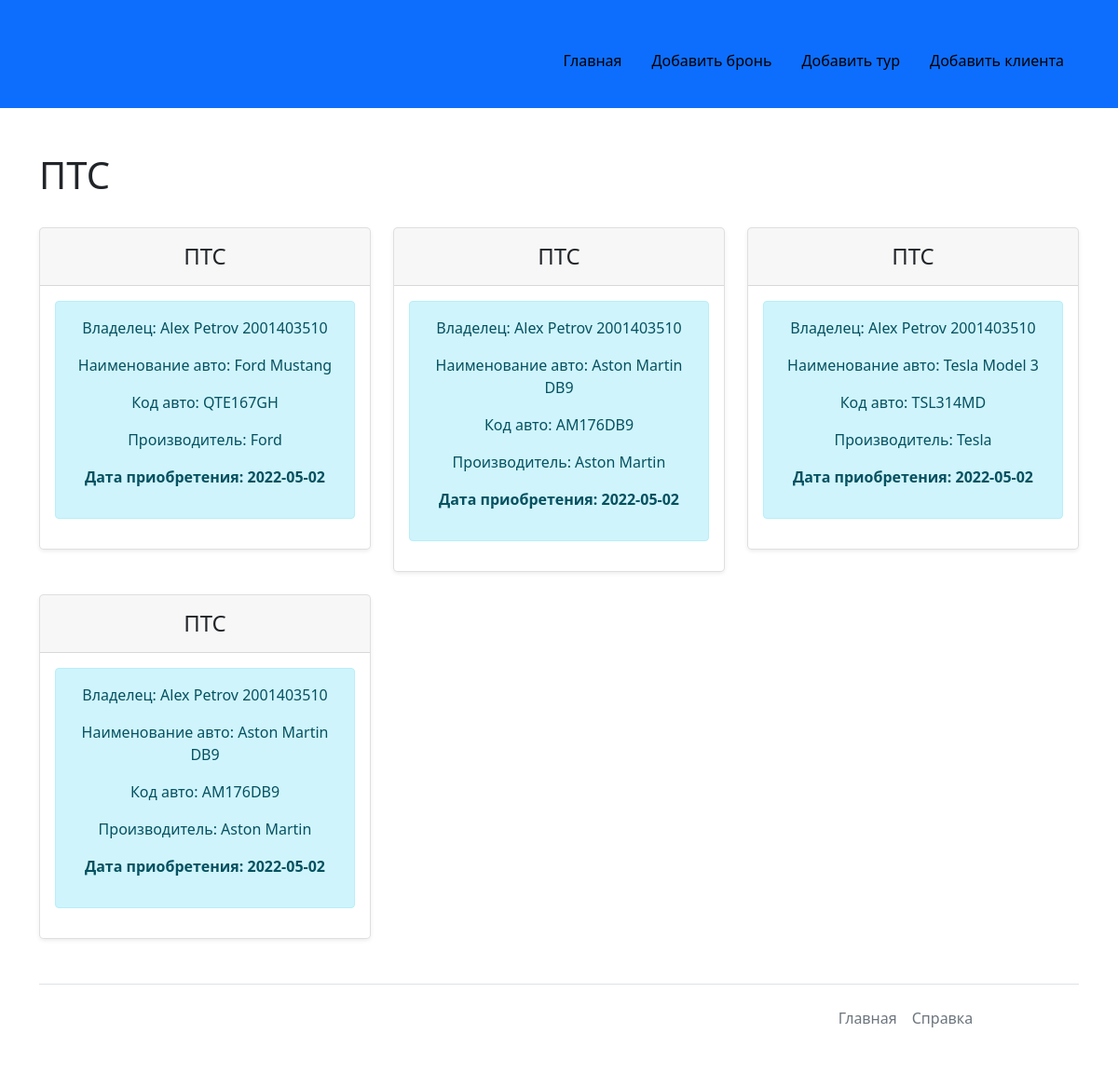
The app's page /show-pts/1 with its own data.
### app.py (models this page shows, shortened)
class Auto(db.Model):
    auto_id = db.Column(db.Integer, primary_key=True)
    name = db.Column(db.String(70), nullable=False)
    price = db.Column(db.Float, nullable=False)
    code = db.Column(db.String(11), unique=True, nullable=False)
    manufacturer = db.Column(db.String(70), nullable=False)
    orders = db.relationship('Order', backref='auto')
    order_entries = db.relationship('OrderEntry', backref='auto')
    sale_entries = db.relationship('SaleEntry', backref='auto')

class Client(db.Model):
    client_id = db.Column(db.Integer, primary_key=True)
    name = db.Column(db.String(70), nullable=False)
    phone = db.Column(db.String(50), unique=True, nullable=False)
    code = db.Column(db.String(50), unique=True, nullable=False)
    orders = db.relationship('Order', backref='client')

class Sale(db.Model):
    sale_id = db.Column(db.Integer, primary_key=True)
    order_id = db.Column(db.Integer, db.ForeignKey('order.order_id'), nullable=False)
    sale_cost = db.Column(db.Float, nullable=False)
    sale_date = db.Column(db.Date, nullable=False, default=datetime.utcnow())
    sale_entries = db.relationship('SaleEntry', backref='sale')

### app.py (the view)
@app.route('/show-pts/<int:sale_id>')
def show_pts(sale_id):
    sale = Sale.query.get(sale_id)
    sale_entries = SaleEntry.query.filter_by(sale_id=sale_id).all()
    order = Order.query.get_or_404(sale.order_id)
    client = Client.query.get_or_404(order.client_id)
    added_autos = []
    for entry in sale_entries:
        obj = Auto.query.filter_by(auto_id=entry.auto_id).first()
        added_autos.append(obj)
    return render_template("pts.html", sale=sale, client=client, added_autos=added_autos)

### templates/pts.html (shortened to what this page needs)
{% extends "base.html" %}
{% block html_body %}
    <div class="container mt-5">
        <h1>ПТС</h1><br>
        <div class="row row-cols-1 row-cols-md-3 mb-3 text-center">
            {% for auto in added_autos %}
                <div class="col">
                    <div class="card mb-4 rounded-3 shadow-sm">
                        <div class="card-header py-3">
                            <h4 class="my-0 fw-normal">ПТС</h4>
                        </div>
                        <div class="card-body">
                            <div class="alert alert-info">
                                <p>Владелец: {{ client.name }} {{ client.code }}</p>
                                <p>Наименование авто: {{ auto.name }}</p>
                                <p>Код авто: {{ auto.code }}</p>
                                <p>Производитель: {{ auto.manufacturer }}</p>
                                <p><b>Дата приобретения: {{ sale.sale_date }}</b></p>
                            </div>
                        </div>
                    </div>
                </div>
            {% endfor %}
        </div>
    </div>
{% endblock %}

### records on screen
Auto: name "Ford Mustang", code "QTE167GH", manufacturer "Ford"
Client: name "Alex Petrov", code "2001403510"
Sale: sale_date "2022-05-02"
Auto: name "Aston Martin DB9", code "AM176DB9", manufacturer "Aston Martin"
Auto: name "Tesla Model 3", code "TSL314MD", manufacturer "Tesla"
